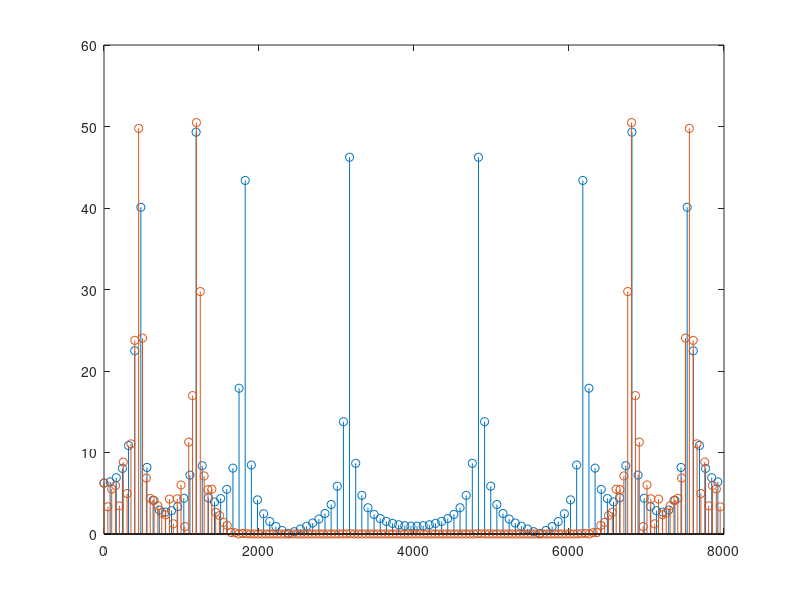

MATLAB code to generate this figure:
clc; clear; close all;


fp = 1250;
fr = 1750;
fs = 8000;
Rr = 50;
N = 60;

n = -N/2:N/2;
h1 = (((fr+fp)/(fs)))*sinc(n*2*(fr+fp)/(2*fs));
h1 = h1 .* hamming(N+1).';

F1 = linspace(0,fs,1000);
F1 = F1(1:end-1);
h1_zeropad = [h1, zeros([1,length(F1)-length(h1)])];
H1 = fft(h1_zeropad);

Ts= 1/fs;
t = 0:Ts:100*(Ts);
f = [450,1200,1800,3150];
s = 0;
for i=1:length(f)
    s = s+ sin(2*pi*f(i)*t);
end

s_filtr = conv(s,h1);

FFT1 = abs(fft(s));
FFT2 = abs(fft(s_filtr));
f1 = linspace(0,1,length(FFT1)+1) * fs;
f1 = f1(1:end-1)
f2 = linspace(0,1,length(FFT2)+1) * fs;
f2 = f2(1:end-1)

stem(f1, FFT1); hold on;
stem(f2, FFT2); hold off;


